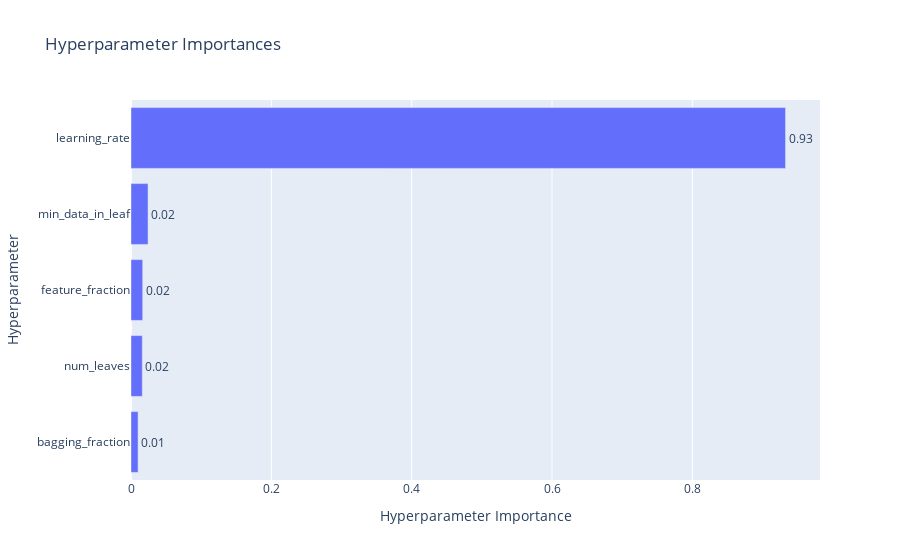

Notebook code cell kept with this figure:
### Code cell
plot_param_importances(study)

### Figure 1 — Plotly figure (JSON) as saved in the notebook; plotly's stock layout.template omitted (floating-point values rounded to 4 significant figures)
{"data": [{"cliponaxis": false, "hovertemplate": ["bagging_fraction (FloatDistribution): 0.01010319228573047<extra></extra>", "num_leaves (IntDistribution): 0.01611692148566541<extra></extra>", "feature_fraction (FloatDistribution): 0.01668055748005481<extra></extra>", "min_data_in_leaf (IntDistribution): 0.024293059737899598<extra></extra>", "learning_rate (FloatDistribution): 0.9328062690106496<extra></extra>"], "name": "Objective Value", "orientation": "h", "text": ["0.01", "0.02", "0.02", "0.02", "0.93"], "textposition": "outside", "type": "bar", "x": [0.0101, 0.01612, 0.01668, 0.02429, 0.9328], "y": ["bagging_fraction", "num_leaves", "feature_fraction", "min_data_in_leaf", "learning_rate"]}], "layout": {"title": {"text": "Hyperparameter Importances"}, "xaxis": {"title": {"text": "Hyperparameter Importance"}}, "yaxis": {"title": {"text": "Hyperparameter"}}}}
